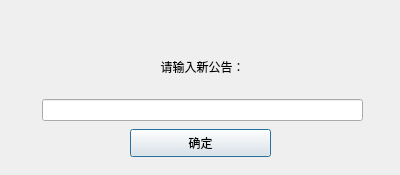
<?xml version="1.0" encoding="UTF-8"?>
<ui version="4.0">
 <class>Dialog</class>
 <widget class="QDialog" name="Dialog">
  <property name="geometry">
   <rect>
    <x>0</x>
    <y>0</y>
    <width>400</width>
    <height>175</height>
   </rect>
  </property>
  <property name="windowTitle">
   <string>公告编辑</string>
  </property>
  <widget class="QPushButton" name="pushButton">
   <property name="geometry">
    <rect>
     <x>130</x>
     <y>129</y>
     <width>141</width>
     <height>28</height>
    </rect>
   </property>
   <property name="text">
    <string>确定</string>
   </property>
  </widget>
  <widget class="QWidget" name="layoutWidget">
   <property name="geometry">
    <rect>
     <x>42</x>
     <y>40</y>
     <width>321</width>
     <height>81</height>
    </rect>
   </property>
   <layout class="QVBoxLayout" name="verticalLayout">
    <item>
     <widget class="QLabel" name="label">
      <property name="text">
       <string>请输入新公告：</string>
      </property>
      <property name="alignment">
       <set>Qt::AlignCenter</set>
      </property>
     </widget>
    </item>
    <item>
     <widget class="QLineEdit" name="lineEdit"/>
    </item>
   </layout>
  </widget>
 </widget>
 <resources/>
 <connections/>
</ui>
